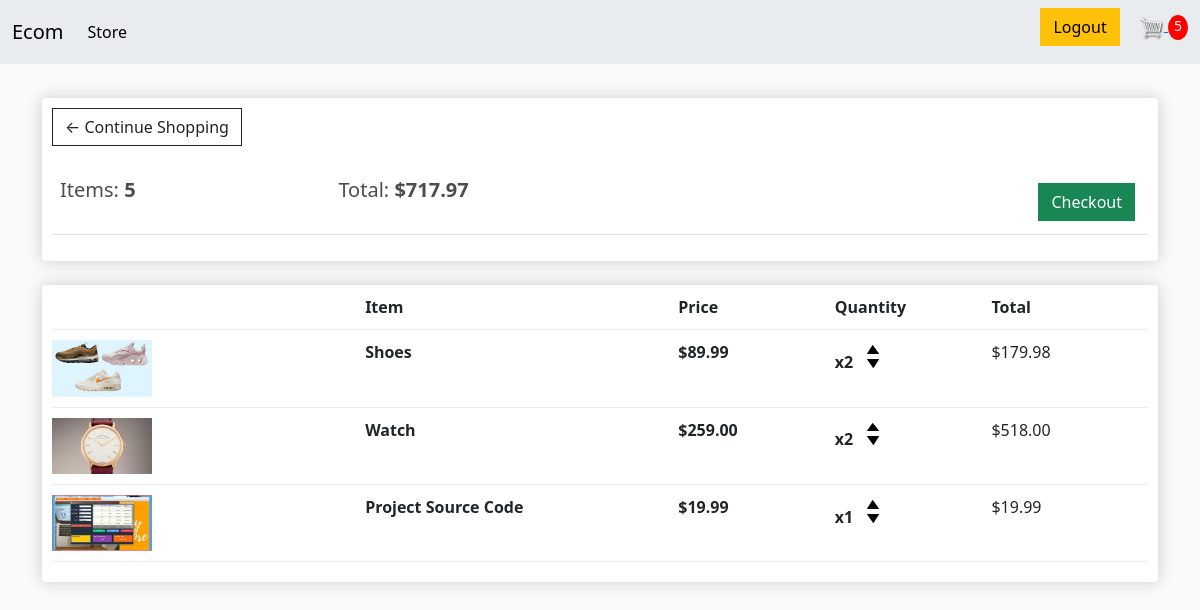
The app's page /cart/ (signed in) with its own data.
### core/models.py (models this page shows, shortened)
class Order(models.Model):
    customer = models.ForeignKey(Customer, on_delete=models.SET_NULL, null=True, blank=True)
    date_ordered = models.DateTimeField(auto_now_add=True)
    complete = models.BooleanField(default=False, null=True, blank=True)
    transaction_id = models.CharField(max_length=100, null=True)
    @property
    def get_cart_total(self):
        orderitems = self.orderitem_set.all()
        total = sum([item.get_total for item in orderitems])
        return total
    @property
    def get_cart_items(self):
        orderitems = self.orderitem_set.all()
        total = sum([item.quantity for item in orderitems])
        return total

class OrderItem(models.Model):
    product = models.ForeignKey(Product, on_delete=models.SET_NULL, null=True, blank=True)
    order = models.ForeignKey(Order, on_delete=models.SET_NULL, null=True, blank=True)
    quantity = models.IntegerField(default=0, null=True, blank=True)
    date_added = models.DateTimeField(auto_now_add=True)
    @property
    def get_total(self):
        total = self.product.price * self.quantity
        return total

class Product(models.Model):
    name = models.CharField(max_length=200)
    price = models.DecimalField(max_digits=7, decimal_places=2)
    digital = models.BooleanField(default=False, null=True, blank=True)
    image = models.ImageField(null=True, blank=True, upload_to='images/')
    @property
    def imageURL(self):
        try:
            url = self.image.url
        except:
            url = ''
        return url

### core/views.py (the view)
# urls.py: path('cart/', views.cart, name='cart'),
def cart(request):
    data = cartData(request)
    cartItems = data['cartItems']
    order = data['order']
    items = data['items']
    context = {'items': items, 'order': order, 'cartItems': cartItems}
    return render(request, 'core/cart.html', context)

### core/utils.py (called while the page is built)
def cartData(request):
    if request.user.is_authenticated:
        customer = request.user.customer
        order, created = Order.objects.get_or_create(customer=customer, complete=False)
        items = order.orderitem_set.all()
        cartItems = order.get_cart_items
    else:
        cookieData = cookieCart(request)
        cartItems = cookieData['cartItems']
        order = cookieData['order']
        items = cookieData['items']
    return {'cartItems': cartItems, 'order': order, 'items': items}

### core/templates/core/cart.html
{% extends 'core/main.html' %}
{% load static %}
{% block content %}
<div class="row">
    <div class="col-lg-12">
        <div class="box-element">
            <a href="{% url 'store' %}" class="btn btn-outline-dark">&#x2190; Continue Shopping</a>
            <br>
            <br>
            <table class="table">
                <tr>
                    <th><h5>Items: <strong>{{order.get_cart_items}}</strong></h5></th>
                    <th><h5>Total: <strong>${{order.get_cart_total|floatformat:2}}</strong></h5></th>
                    <th>
                        <a style="float: right; margin: 5px;" class="btn btn-success" href="{% url 'checkout' %}">Checkout</a>
                    </th>
                </tr>
            </table>
        </div>
        <br>
        <div class="box-element">
            <div class="cart-row">
                <div style="flex: 2;"></div>
                <div style="flex: 2;"><strong>Item</strong></div>
                <div style="flex: 1;"><strong>Price</strong></div>
                <div style="flex: 1;"><strong>Quantity</strong></div>
                <div style="flex: 1;"><strong>Total</strong></div>
            </div>
            {% for item in items %}
            <div class="cart-row">
                <div style="flex: 2;"><img class="row-image" src="{{item.product.imageURL}}" alt="product"></div>
                <div style="flex: 2;"><strong>{{item.product.name}}</strong></div>
                <div style="flex: 1;"><strong>${{item.product.price|floatformat:2}}</strong></div>
                <div style="flex: 1;">
                    <p class="quantity">x{{item.quantity}}</p>
                    <div class="quantity">
                        <img data-product="{{item.product.id}}" data-action="add" class="chg-quantity update-cart" src="{% static 'images/arrow-up.png' %}" alt="arrow">
                        <img data-product="{{item.product.id}}" data-action="remove" class="chg-quantity update-cart" src="{% static 'images/arrow-down.png' %}" alt="arrow">
                    </div>
                </div>
                <div style="flex: 1;"><p>${{item.get_total|floatformat:2}}</p></div>
            </div>
            {% endfor %}
        </div>
    </div>
</div>
{% endblock %}

### static/css/main.css (style rules this page uses)
body { background-color: hsl(0, 0%, 98%); }
h1, h2, h3, h4, h5, h6 { color: hsl(0, 0%, 30%); }
.box-element { box-shadow: hsl(0, 0%, 80%) 0 0 16px; background-color: #fff; border-radius: 4px; padding: 10px; }
.col-lg-4, .col-lg-6, .col-lg-8, .col-lg-12 { margin-top: 10px; }
.btn { border-radius: 0; }
.row-image { width: 100px; }
.cart-row { display: flex; align-items: flex-stretch; padding-bottom: 10px; margin-bottom: 10px; border-bottom: 1px solid #ececec; }
.quantity { display: inline-block; font-weight: 700; padding-right: 10px; }
.chg-quantity { width: 12px; cursor: pointer; display: block; margin-top: 5px; transition: .1s; }

### records on screen
Order: get_cart_items "5", get_cart_total "717.97"
OrderItem: product.imageURL (picture), product.name "Shoes", product.price "89.99", quantity "2", get_total "179.98"
OrderItem: product.imageURL (picture), product.name "Watch", product.price "259.00", quantity "2", get_total "518.00"
OrderItem: product.imageURL (picture), product.name "Project Source Code", product.price "19.99", quantity "1", get_total "19.99"

### other values on screen
{{ cartItems }} "5"
